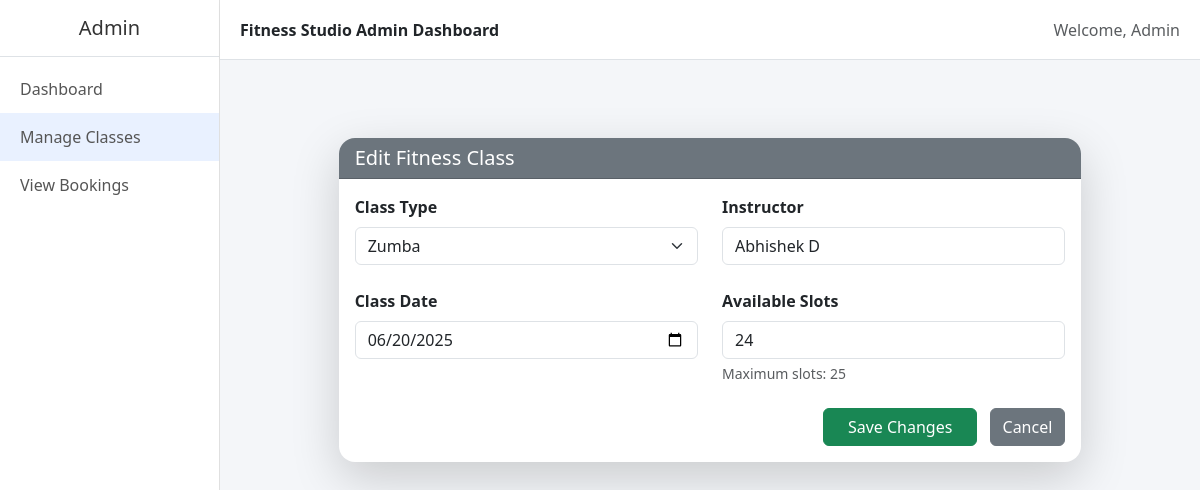
/edit_class/3/, run on the app's committed database.
### booking/models.py (models this page shows, shortened)
class FitnessClass(models.Model):
    CLASS_CHOICES = [
        ('Yoga', 'Yoga'),
        ('Zumba', 'Zumba'),
        ('HIIT', 'HIIT'),
    ]
    name = models.CharField(max_length=20, choices=CLASS_CHOICES)
    instructor = models.CharField(max_length=100)
    start_date = models.DateField()
    total_slots = models.PositiveIntegerField()
    available_slots = models.PositiveIntegerField()

### booking/views.py (the view, shortened to what this page needs)
# urls.py: path('edit_class/<int:class_id>/',views.edit_class,name="edit_class"),
def edit_class(request, class_id):
    today = date.today()
    fitness_class = get_object_or_404(FitnessClass, id=class_id)
    context = {
        'class': fitness_class,
        'current_url_name':"manage_classes"
    }
    return render(request, 'edit_class.html', context)

### booking/templates/edit_class.html (shortened to what this page needs)
{% extends 'base.html' %}
{% block content %}
<div class="container mt-5">
  <div class="row justify-content-center">
    <div class="col-md-10">
      <div class="card shadow-lg rounded-4 border-0">
        <div class="card-header bg-secondary text-white rounded-top-4">
          <h5 class="mb-0">Edit Fitness Class</h5>
        </div>
        <div class="card-body">
          <form method="POST">
            <div class="row g-4">
              <div class="col-md-6">
                <label for="name" class="form-label fw-semibold">Class Type</label>
                <select id="name" name="name" class="form-select" required>
                  <option value="Zumba" {% if class.name == 'Zumba' %}selected{% endif %}>Zumba</option>
                </select>
              </div>
              <div class="col-md-6">
                <label for="instructor" class="form-label fw-semibold">Instructor</label>
                <input
                  type="text"
                  id="instructor"
                  name="instructor"
                  class="form-control"
                  value="{{ class.instructor }}"
                  required
                >
              </div>
              <div class="col-md-6">
                <label for="date_time" class="form-label fw-semibold">Class Date</label>
                <input
                  type="date"
                  id="date_time"
                  name="date_time"
                  class="form-control"
                  value="{{ class.start_date|date:'Y-m-d' }}"
                  required
                >
              </div>
              <div class="col-md-6">
                <label for="available_slots" class="form-label fw-semibold">Available Slots</label>
                <input
                  type="number"
                  id="available_slots"
                  name="available_slots"
                  class="form-control"
                  min="0"
                  max="{{ class.total_slots }}"
                  value="{{ class.available_slots }}"
                  required
                >
                <div class="form-text">Maximum slots: {{ class.total_slots }}</div>
              </div>
            </div>
            <div class="mt-4 text-end">
              <button type="submit" class="btn btn-success px-4">Save Changes</button>
              <a href="{% url 'manage_classes' %}" class="btn btn-secondary ms-2">Cancel</a>
            </div>
          </form>
        </div>
      </div>
    </div>
  </div>
</div>
{% endblock %}

### static/assets/css/style.css (style rules this page uses)
body { display: flex; min-height: 100vh; font-family: 'Segoe UI', Tahoma, Geneva, Verdana, sans-serif; background-color: #f4f6f9; }
.card { background-color: #ffffff; border: 1px solid #e0e0e0; border-radius: 10px; box-shadow: 0 2px 6px rgba(0, 0, 0, 0.05); transition: transform 0.2s ease; }

### data on the page
FitnessClass: name "Zumba", instructor "Abhishek D", date_time "06/20/2025", available_slots "24", total_slots "25"
